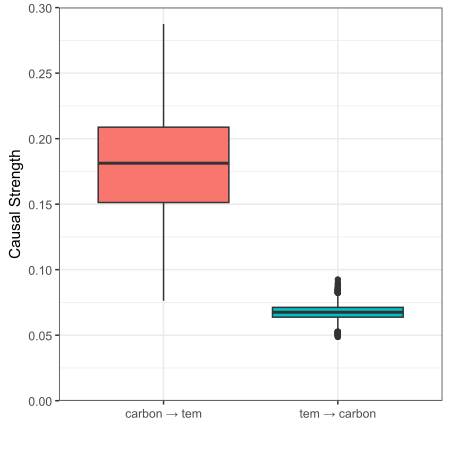

Generate this figure with R:
library(tEDM)

carbon = readr::read_csv(system.file("case/carbon.csv.gz",package = "tEDM"))
head(carbon)

carbon_list = dplyr::group_split(carbon, by = fips)
length(carbon_list)

tEDM::fnn(carbon_list[[100]],"carbon",E = 2:10,"
          eps = stats::sd(carbon_list[[100]]$carbon))

res = carbon_list |>
  purrr::map_dfr(\(.x) {
    g = tEDM::cmc(.x,"tem","carbon",E = 3,k = 20,dist.metric = "L2,progressbar = FALSE)
    return(g$xmap)
  })
head(res)

res_carbon = res |>
  dplyr::select(neighbors,
                carbon_tem = x_xmap_y_mean,
                tem_carbon = y_xmap_x_mean) |>
  tidyr::pivot_longer(c(carbon_tem, tem_carbon),
                      names_to = "variable", values_to = "value")
head(res_carbon)

res_carbon$variable = factor(res_carbon$variable,
                             levels = c("carbon_tem", "tem_carbon"),
                             labels = c("carbon → tem", "tem → carbon"))
fig_county_us = ggplot2::ggplot(res_carbon,
                            ggplot2::aes(x = variable, y = value, fill = variable)) +
  ggplot2::geom_boxplot() +
  ggplot2::theme_bw() +
  ggplot2::scale_x_discrete(name = "") +
  ggplot2::scale_y_continuous(name = "Causal Strength",
                              expand = c(0,0),
                              limits = c(0,0.3),
                              breaks = seq(0,0.3,by = 0.05)) +
  ggplot2::theme(legend.position = "none")

fig_county_us + ggview::canvas(4.5,4.5,dpi = 300)
ggview::save_ggplot(fig_county_us + ggview::canvas(4.5,4.5,dpi = 300),
                    "./US county carbon emissions and temperature dynamics/carbon_us.pdf",
                    device = cairo_pdf)
